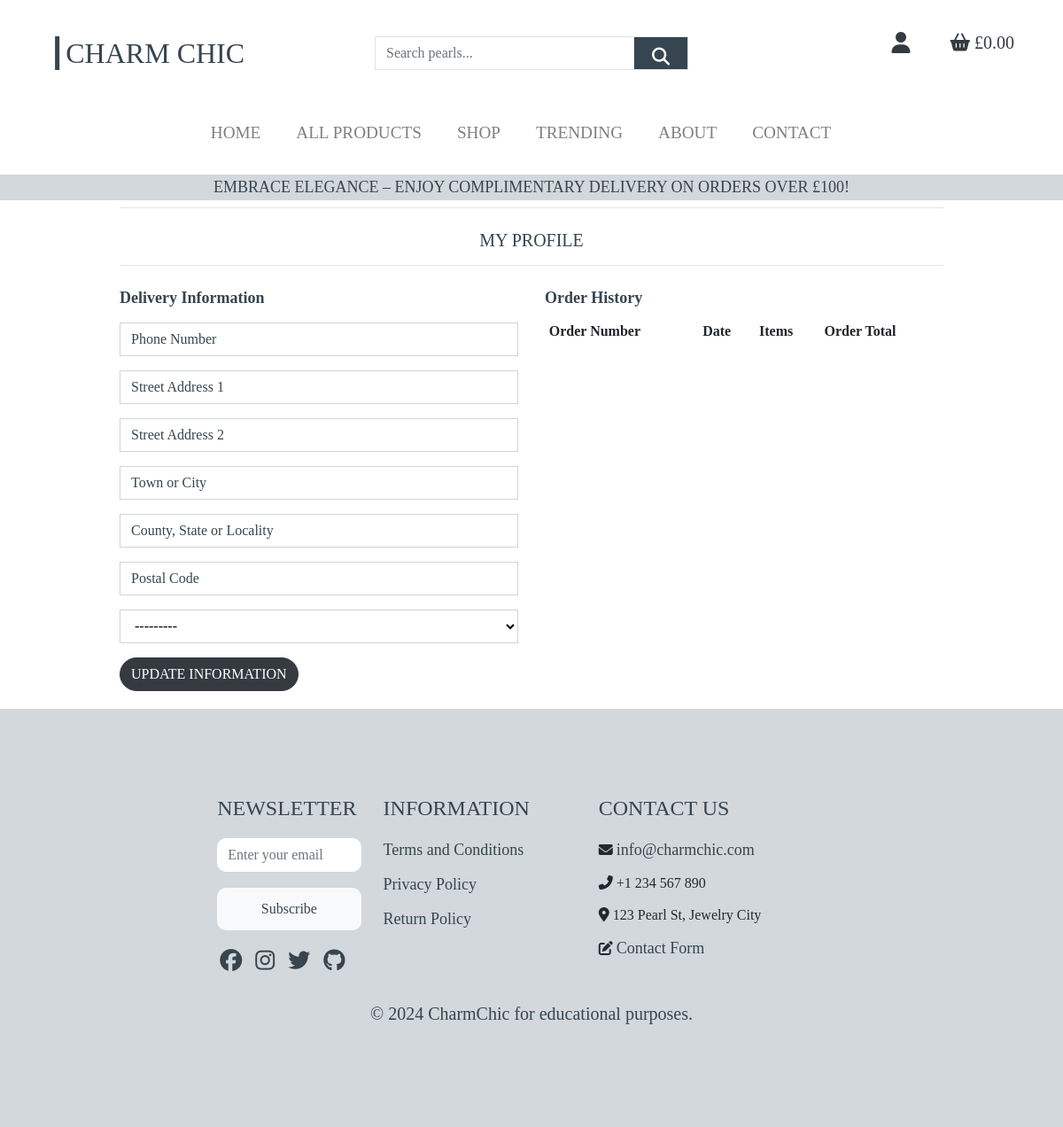
Page /profile/ (signed in) on the earlier database version.
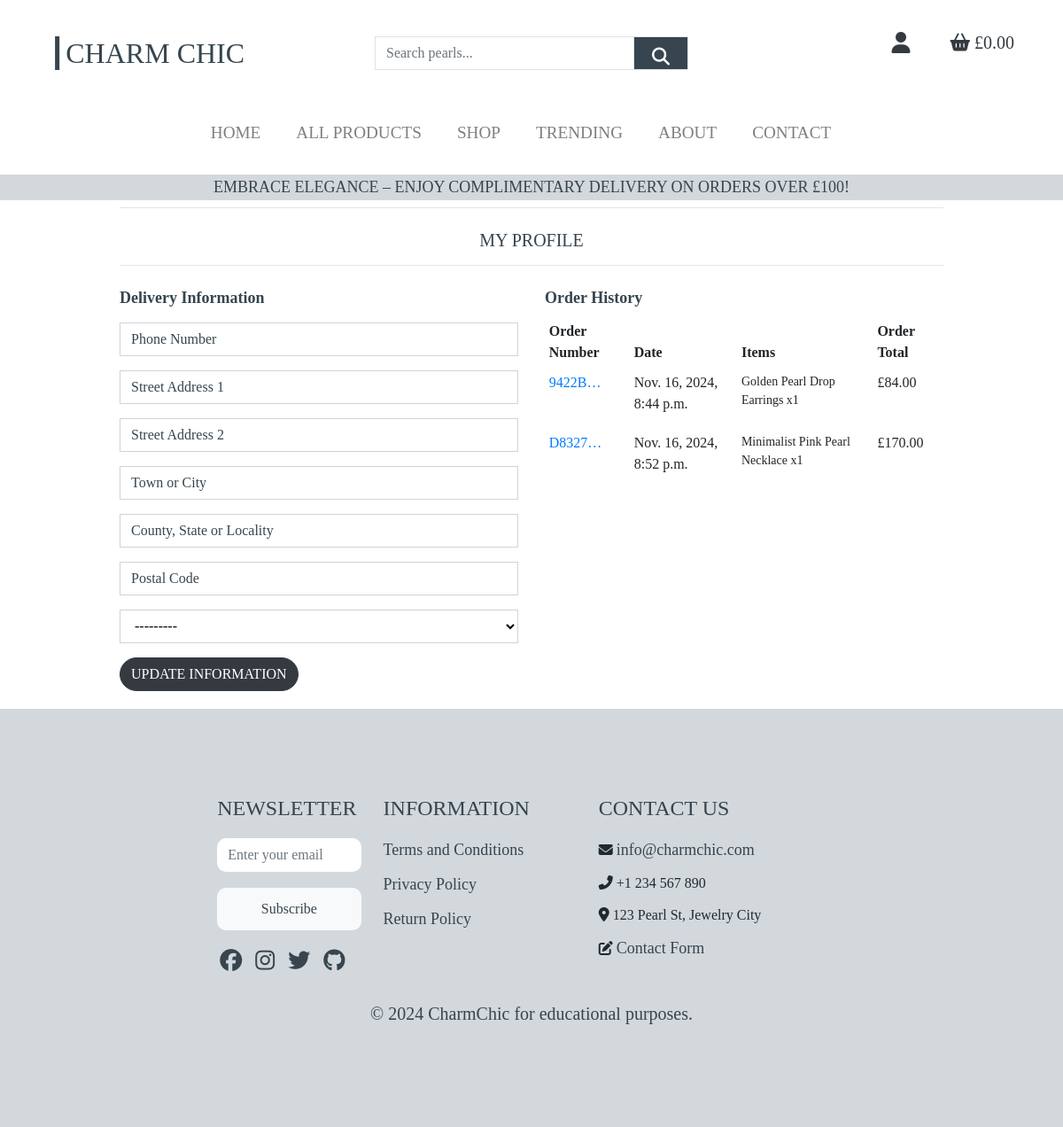
Same page on the later database version.
### checkout/models.py (models this page shows, shortened)
class Order(models.Model):
    order_number = models.CharField(max_length=32, null=False, editable=False)
    user_profile = models.ForeignKey(UserProfile, on_delete=models.SET_NULL,
                                     null=True, blank=True, related_name='orders')
    full_name = models.CharField(max_length=50, null=False, blank=False)
    email = models.EmailField(max_length=254, null=False, blank=False)
    phone_number = models.CharField(max_length=20, null=False, blank=False)
    country = CountryField(blank_label='Country *', null=False, blank=False)
    postcode = models.CharField(max_length=20, null=True, blank=True)
    town_or_city = models.CharField(max_length=40, null=False, blank=False)
    street_address1 = models.CharField(max_length=80, null=False, blank=False)
    street_address2 = models.CharField(max_length=80, null=True, blank=True)
    county = models.CharField(max_length=80, null=True, blank=True)
    date = models.DateTimeField(auto_now_add=True)
    delivery_cost = models.DecimalField(max_digits=6, decimal_places=2, null=False, default=0)
    order_total = models.DecimalField(max_digits=10, decimal_places=2, null=False, default=0)
    grand_total = models.DecimalField(max_digits=10, decimal_places=2, null=False, default=0)
    original_bag = models.TextField(null=False, blank=False, default='')
    stripe_pid = models.CharField(max_length=254, null=False, blank=False, default='')

class OrderLineItem(models.Model):
    order = models.ForeignKey(Order, null=False, blank=False, on_delete=models.CASCADE, related_name='lineitems')
    product = models.ForeignKey(Product, null=False, blank=False, on_delete=models.CASCADE)
    product_size = models.CharField(max_length=20, null=True, blank=True)
    quantity = models.IntegerField(null=False, blank=False, default=0)
    lineitem_total = models.DecimalField(max_digits=6, decimal_places=2, null=False, blank=False, editable=False)

### products/models.py (models this page shows, shortened)
class Product(models.Model):
    category = models.ForeignKey('Category', null=True, blank=True, on_delete=models.SET_NULL)
    subcategory = models.ForeignKey('SubCategory', null=True, blank=True, on_delete=models.SET_NULL)
    tags = models.ManyToManyField('Tag', blank=True)
    sku = models.CharField(max_length=254, null=True, blank=True)
    name = models.CharField(max_length=254)
    description = models.TextField()
    has_sizes = models.BooleanField(default=False, null=True, blank=True)
    price = models.DecimalField(max_digits=6, decimal_places=2)
    rating = models.DecimalField(max_digits=6, decimal_places=2, null=True, blank=True)
    image_url = models.URLField(max_length=1024, null=True, blank=True)
    image = models.ImageField(upload_to='products/', null=True, blank=True, storage=MediaCloudinaryStorage())

### profiles/views.py (the view)
# urls.py: path('profile/', include('profiles.urls')),
def profile(request):
    profile = get_object_or_404(UserProfile, user=request.user)
    if request.method == 'POST':
        form = UserProfileForm(request.POST, instance=profile)
        if form.is_valid():
            form.save()
            messages.success(request, 'Profile updated successfully')
        else:
            messages.error(request, 'Update failed. Please ensure the form is valid.')
    else:
            form = UserProfileForm(request.POST, instance=profile)
    orders = profile.orders.all()
    template = 'profiles/profile.html'
    context = {
        'form': form,
        'orders': orders,
        'on_profile_page': True
    }
    return render(request, template, context)

### profiles/forms.py
class UserProfileForm(forms.ModelForm):
    class Meta:
        model = UserProfile
        exclude = ('user',)
    def __init__(self, *args, **kwargs):
        super().__init__(*args, **kwargs)
        placeholders = {
            'default_phone_number': 'Phone Number',
            'default_postcode': 'Postal Code',
            'default_town_or_city': 'Town or City',
            'default_street_address1': 'Street Address 1',
            'default_street_address2': 'Street Address 2',
            'default_county': 'County, State or Locality',
        }
        self.fields['default_phone_number'].widget.attrs['autofocus'] = True
        for field in self.fields:
            if field != 'default_country':
                if self.fields[field].required:
                    placeholder = f'{placeholders[field]} *'
                else:
                    placeholder = placeholders[field]
                self.fields[field].widget.attrs['placeholder'] = placeholder
            self.fields[field].widget.attrs['class'] = 'border-black rounded-0 profile-form-input'
            self.fields[field].label = False

### profiles/templates/profiles/profile.html (shortened to what this page needs)
{% extends "base.html" %}
{% load static %}
{% block extra_css %}
    <link rel="stylesheet" href="{% static 'profiles/css/profile.css' %}">
{% endblock %}
{% block page_header %}
<div class="container header-container">
    <div class="row">
        <div class="col text-center">
            <hr class="my-4">
            <h4 class="logo-font product-header">My Profile</h4>
            <hr class="my-3">
        </div>
    </div>
    <div class="row">
        <div class="col-12 col-lg-6">
            <h5 class="font-weight-bold">Delivery Information</h5>
                <form class="mt-3" action="{% url 'profile' %}" method="POST" id="profile-update-form">
                    {{ form|crispy }}
                    <button class="btn btn-dark btn-md rounded-pill text-uppercase">Update Information</button>
                </form>
            </div>
            <div class="col-12 col-lg-6">
                <h5 class="font-weight-bold">Order History</h5>
                <div class="order-history table-responsive">
                    <table class="table table-sm table-borderless">
                        <thead>
                            <tr>
                                <th>Order Number</th>
                                <th>Date</th>
                                <th>Items</th>
                                <th>Order Total</th>
                            </tr>
                        </thead>
                        <tbody>
                            {% for order in orders %}
                                <tr>
                                    <td>
                                        <a href="{% url 'order_history' order.order_number %}"
                                        title="{{ order.order_number }}">
                                            {{ order.order_number|truncatechars:6 }}
                                        </a>
                                    </td>
                                    <td>{{ order.date }}</td>
                                    <td>
                                        <ul class="list-unstyled">
                                            {% for item in order.lineitems.all %}
                                                <li class="small">
                                                    {{ item.product.name }} x{{ item.quantity }}
                                                </li>
                                            {% endfor %}
                                        </ul>
                                    </td>
                                    <td>£{{ order.grand_total }}</td>
                                </tr>
                            {% endfor %}
                        </tbody>
                    </table>
                </div>
            </div>
        </div>
</div>
{% endblock %}

Differences in the rows shown:
added Order: order_number "9422B…", date "Nov. 16, 2024, 8:44 p.m.", grand_total "84.00"
added OrderLineItem: product.name "Golden Pearl Drop Earrings", quantity "1", shown under "9422B…"
added Order: order_number "D8327…", date "Nov. 16, 2024, 8:52 p.m.", grand_total "170.00"
added OrderLineItem: product.name "Minimalist Pink Pearl Necklace", quantity "1", shown under "D8327…"
